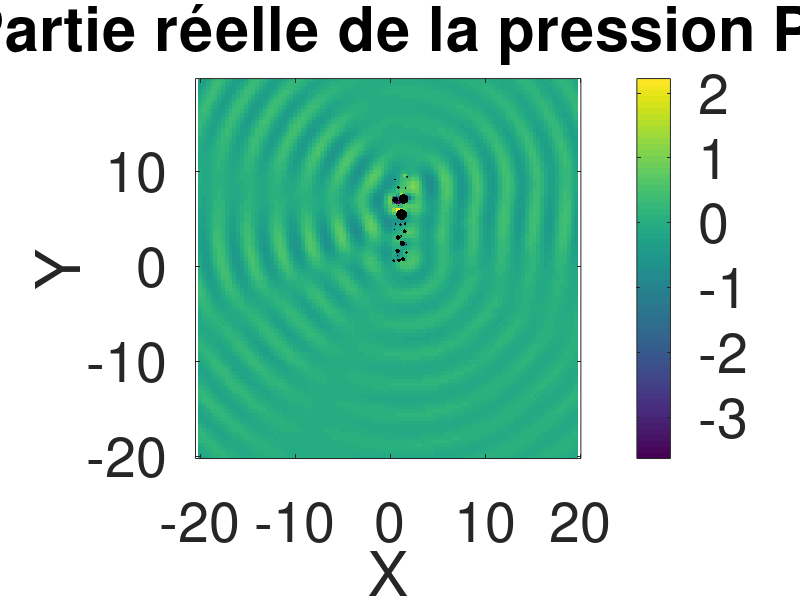
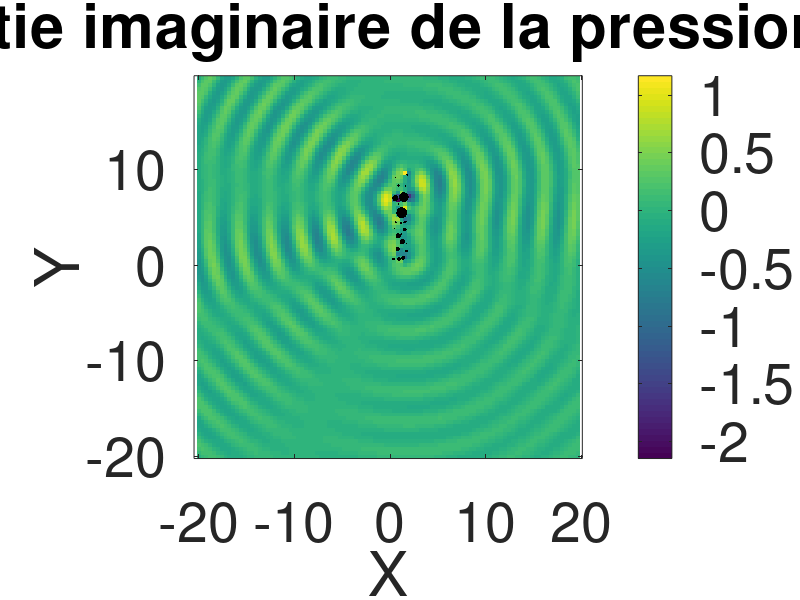
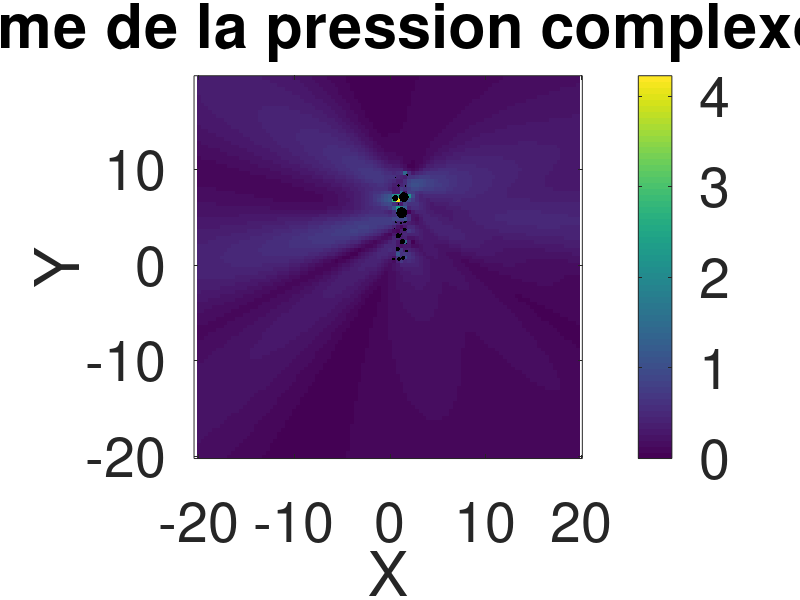

Recreate these plots in MATLAB, in order.
% Charger les données depuis le fichier (modifier 'data.txt' avec le vrai nom)
data = load('outputs/output.txt');

% Extraire les colonnes
x = data(:, 1);
y = data(:, 2);
P_real= data(:,3);
P_imag = data(:,4);

% Extraction de la partie réelle de P depuis la 3ème colonne
% On suppose que la colonne 3 est sous la forme (Re, Im), donc on garde uniquement Re
%P_real = sscanf(data(:, 3), '(%f,%f)');  % Si stocké sous format texte "(Re, Im)"

% Créer une grille régulière pour interpolation
xq = linspace(min(x), max(x), 100);  % 100 points en X
yq = linspace(min(y), max(y), 100);  % 100 points en Y
[Xq, Yq] = meshgrid(xq, yq);

% Interpolation des valeurs de P_real sur la grille
Pq = griddata(x, y, P_real, Xq, Yq, 'linear');



% Affichage de la carte de chaleur
figure;
imagesc(xq, yq, Pq);
colorbar;
xlabel('X');
ylabel('Y');
axis equal;
title('Partie réelle de la pression P');
set(gca, 'YDir', 'normal'); % Correction pour l'orientation de l'image
% Modifier la taille des axes et de la colorbar
set(gca, 'FontSize', 40);
set(colorbar, 'FontSize', 40);

hold on; % Superposition des cercles noirs

% Charger les cercles depuis maillage.txt
maillage_data = load('outputs/obstacles.txt');

% Déterminer si maillage.txt contient les centres et rayons des cercles
if size(maillage_data, 2) == 3
    % Format : (xc, yc, r) avec xc, yc centre et r rayon
    for i = 1:size(maillage_data, 1)
        xc = maillage_data(i, 1);
        yc = maillage_data(i, 2);
        r = maillage_data(i, 3);

        % Tracer et remplir le cercle en noir
        theta = linspace(0, 2*pi, 100); % 100 points pour un cercle lisse
        x_circle = xc + r * cos(theta);
        y_circle = yc + r * sin(theta);
        fill(x_circle, y_circle, 'k', 'EdgeColor', 'none'); % Cercle noir sans bord
    end
else
    disp("Le fichier maillage.txt ne contient pas des cercles sous la forme (xc, yc, r)");
endif




hold off; % Arrêter la superposition



% Interpolation des valeurs de P_imag sur la grille
Pq = griddata(x, y, P_imag, Xq, Yq, 'linear');



% Affichage de la carte de chaleur
figure;
imagesc(xq, yq, Pq);
colorbar;
xlabel('X');
ylabel('Y');
axis equal;
title('Partie imaginaire de la pression P');
set(gca, 'YDir', 'normal'); % Correction pour l'orientation de l'image
% Modifier la taille des axes et de la colorbar
set(gca, 'FontSize', 40);
set(colorbar, 'FontSize', 40);

hold on; % Superposition des cercles noirs

% Charger les cercles depuis maillage.txt
maillage_data = load('outputs/obstacles.txt');

% Déterminer si maillage.txt contient les centres et rayons des cercles
if size(maillage_data, 2) == 3
    % Format : (xc, yc, r) avec xc, yc centre et r rayon
    for i = 1:size(maillage_data, 1)
        xc = maillage_data(i, 1);
        yc = maillage_data(i, 2);
        r = maillage_data(i, 3);

        % Tracer et remplir le cercle en noir
        theta = linspace(0, 2*pi, 100); % 100 points pour un cercle lisse
        x_circle = xc + r * cos(theta);
        y_circle = yc + r * sin(theta);
        fill(x_circle, y_circle, 'k', 'EdgeColor', 'none'); % Cercle noir sans bord
    end
else
    disp("Le fichier maillage.txt ne contient pas des cercles sous la forme (xc, yc, r)");
endif




hold off; % Arrêter la superposition


% Interpolation des valeurs de norme de P sur la grille
P_norm = sqrt(P_real.^2 + P_imag.^2);
Pq = griddata(x, y, P_norm, Xq, Yq, 'linear');



% Affichage de la carte de chaleur
figure;
imagesc(xq, yq, Pq);
colorbar;
xlabel('X');
ylabel('Y');
axis equal;
title('Norme de la pression complexe P');
set(gca, 'YDir', 'normal'); % Correction pour l'orientation de l'image
% Modifier la taille des axes et de la colorbar
set(gca, 'FontSize', 40);
set(colorbar, 'FontSize', 40);

hold on; % Superposition des cercles noirs

% Charger les cercles depuis maillage.txt
maillage_data = load('outputs/obstacles.txt');

% Déterminer si maillage.txt contient les centres et rayons des cercles
if size(maillage_data, 2) == 3
    % Format : (xc, yc, r) avec xc, yc centre et r rayon
    for i = 1:size(maillage_data, 1)
        xc = maillage_data(i, 1);
        yc = maillage_data(i, 2);
        r = maillage_data(i, 3);

        % Tracer et remplir le cercle en noir
        theta = linspace(0, 2*pi, 100); % 100 points pour un cercle lisse
        x_circle = xc + r * cos(theta);
        y_circle = yc + r * sin(theta);
        fill(x_circle, y_circle, 'k', 'EdgeColor', 'none'); % Cercle noir sans bord
    end
else
    disp("Le fichier maillage.txt ne contient pas des cercles sous la forme (xc, yc, r)");
endif




hold off; % Arrêter la superposition
